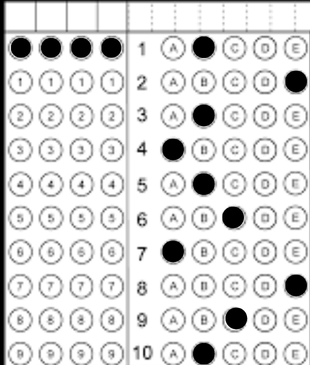
%> input picture cevapanahtari.png, 310 x 365 px
$ octave --eval "result = extract_student_numbers('cevapanahtari.png');"   (GNU Octave 9; MATLAB toolbox functions it lacks are replaced by stand-ins)
%> lines starting %> are read from the running program, lines starting %| are printed output that depends on the picture
function student_number = extract_student_numbers(image_path, show_figure)
%> called with image_path = 'cevapanahtari.png'
    if nargin < 2
        show_figure = false;
    end

    % Resmi oku ve griye çevir
    img = imread(image_path);
%> img is the input picture: size 365x310x3 uint8; min 0, max 255, mean 218.8
    if size(img,3) == 3
        img_gray = rgb2gray(img);
    else
        img_gray = img;
    end

    % Görüntüyü iyileştir
    img_gray = adapthisteq(img_gray);
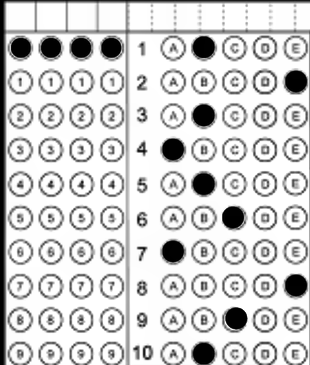
%> img_gray: size 365x310 uint8; min 0, max 255, mean 207
    img_gray = medfilt2(img_gray, [3 3]);
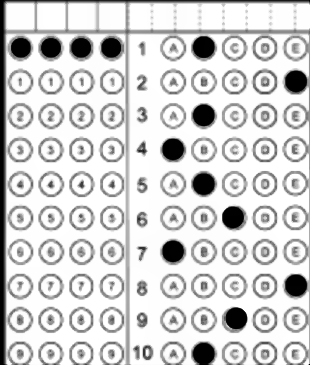
%> img_gray: size 365x310 uint8; min 0, max 255, mean 208.9

    % Daireleri bul
    [centers, radii, metric] = imfindcircles(img_gray, [8 50], ...
        'ObjectPolarity','dark', 'Sensitivity',0.97, 'EdgeThreshold',0.05);
%> centers = 138 rows, first 12: [174 252; 82 48.5; 204.3 184.7; 174 150; 51.5 48.5; 21 48.5; 204.5 48; 204.5 116; 112 48.5; 296.5 286; 296.5 82; 234 218.5]; radii = 138 values, max 49.85 at index 102, min 8.55 at index 115, mean 15.82; metric = 138 values, max 1.37 at index 1, min 0.084 at index 138, mean 0.551

    % Çok yakın daireleri filtrele
    minDist = 15;
    keep = true(size(centers,1),1);
%> keep = 138 logical values, 138 true
    for i = 1:size(centers,1)
        for j = i+1:size(centers,1)
            if keep(j) && norm(centers(i,:) - centers(j,:)) < minDist
                if metric(i) > metric(j)
                    keep(j) = false;
                else
                    keep(i) = false;
                end
            end
        end
    end
%> this loop made 138 passes
%> after the loop, keep = 138 logical values, 133 true
    centers = centers(keep,:);
%> centers = 133 rows, first 12: [174 252; 82 48.5; 204.3 184.7; 174 150; 51.5 48.5; 21 48.5; 204.5 48; 204.5 116; 112 48.5; 296.5 286; 296.5 82; 234 218.5]
    radii = radii(keep);
%> radii = 133 values, max 43.88 at index 127, min 8.55 at index 112, mean 15.44

    % En fazla 90 daireyi al
    maxCount = 90;
    if size(centers,1) > maxCount
        centers = centers(1:maxCount,:);
%> centers = 90 rows, first 12: [174 252; 82 48.5; 204.3 184.7; 174 150; 51.5 48.5; 21 48.5; 204.5 48; 204.5 116; 112 48.5; 296.5 286; 296.5 82; 234 218.5]
        radii = radii(1:maxCount);
%> radii = 90 values, max 13.31 at index 57, min 10.93 at index 2, mean 12.66
    end

    % Sütun sütun, yukarıdan aşağı sıralama
    sorted_centers = sort_circles_by_column(centers);
%> in sort_circles_by_column, `centers = sortrows(centers,1); % x'e göre sırala`: centers = 90 rows, first 12: [20.5 320.5; 20.67 286.7; 21 48.5; 21 354; 21.5 116.5; 21.5 218.5; 21.5 184.5; 21.5 82.5; 21.5 252.5; 21.5 150.5; 51.5 48.5; 51.5 116.5]
%> the loop in sort_circles_by_column, `while ~isempty(centers)` made 9 passes
%> base_x on passes 1 to 8: 20.5, 51.5, 81.67, 112, 173.5, 204.3, 234, 265.3
%> (base_x, col_inds) on pass 9: (295.5, [true; true; true; true; true; true; true; true; true; true])
%> after the loop in sort_circles_by_column, `while ~isempty(centers)`: columns = 9 items
%> in sort_circles_by_column, `sorted_centers = vertcat(columns{:});`: sorted_centers = 90 rows, first 12: [21 48.5; 21.5 82.5; 21.5 116.5; 21.5 150.5; 21.5 184.5; 21.5 218.5; 21.5 252.5; 20.67 286.7; 20.5 320.5; 21 354; 51.5 48.5; 51.5 82.5]

    % Sadece ilk 40 daireyi kullan (4 hane * 10 rakam)
    if size(sorted_centers,1) < 40
        error('Yeterli daire bulunamadı!');
    end
    sorted_centers_40 = sorted_centers(1:40,:);
%> sorted_centers_40 = 40 rows, first 12: [21 48.5; 21.5 82.5; 21.5 116.5; 21.5 150.5; 21.5 184.5; 21.5 218.5; 21.5 252.5; 20.67 286.7; 20.5 320.5; 21 354; 51.5 48.5; 51.5 82.5]
    radii_40 = radii(1:40);
%> radii_40 = 40 values, max 13.23 at index 38, min 10.93 at index 2, mean 12.36

    % 4 grup halinde işle
    student_number_digits = zeros(1,4);
    for hane = 1:4
        idx_start = (hane-1)*10 + 1;
        idx_end = hane*10;
        group_centers = sorted_centers_40(idx_start:idx_end,:);
        group_radii = radii_40(idx_start:idx_end);

        % Her daire için işaret kontrolü (dairenin içindeki piksel ortalaması)
        avg_intensity = zeros(10,1);
        for k = 1:10
            c = group_centers(k,:);
            r = group_radii(k);
            % Dairenin etrafındaki bir kutu çıkar
            x_min = max(round(c(1)-r),1);
            x_max = min(round(c(1)+r), size(img_gray,2));
            y_min = max(round(c(2)-r),1);
            y_max = min(round(c(2)+r), size(img_gray,1));
            circle_region = img_gray(y_min:y_max, x_min:x_max);

            % Dairenin merkezine göre mask oluştur
            [X, Y] = meshgrid(x_min:x_max, y_min:y_max);
            dist_from_center = sqrt((X - c(1)).^2 + (Y - c(2)).^2);
            mask = dist_from_center <= r;

            % Maskeli bölgedeki ortalama gri yoğunluğu
            avg_intensity(k) = mean(double(circle_region(mask)));
        end

        % En koyu daire işaretli
        [~, idx_black] = min(avg_intensity);

        % İşaretli daire 1-10 arası index, rakam olarak 0-9'a dönüştür
        student_number_digits(hane) = idx_black - 1; % 1->0, 2->1, ..., 10->9
    end
%> after the loop, avg_intensity = [59.92; 201.8; 195.3; 198.5; 201.2; 202.6; 195.8; 204.2; 198.2; 197]; student_number_digits = [0 0 0 0]

    % öğrenci numarası
    student_number = sprintf('%04d', str2double(strjoin(string(student_number_digits),'')));
%> student_number = '0000'
    %disp(['Öğrenci Numarası: ', student_number]);

    % Görselleştirme
    if show_figure
        figure;
        imshow(img); hold on;
        viscircles(sorted_centers_40, radii_40, 'EdgeColor', 'r');
        for i=1:40
            text(sorted_centers_40(i,1), sorted_centers_40(i,2), num2str(i), ...
                'Color', 'yellow', 'FontSize', 12, 'FontWeight', 'bold');
        end
        hold off;
    end
end


function sorted_centers = sort_circles_by_column(centers)
    % Burada sütun sütun, yukarıdan aşağı sıralama yapılacak

    tol_x = 15; % Sütun farkı toleransı
    centers = sortrows(centers,1); % x'e göre sırala
    columns = {};
    while ~isempty(centers)
        base_x = centers(1,1);
        col_inds = abs(centers(:,1) - base_x) < tol_x;
        col_group = centers(col_inds,:);
        col_group = sortrows(col_group,2); % y'ye göre sırala
        columns{end+1} = col_group;
        centers(col_inds,:) = [];
    end
    % Sütunları yan yana koy
    sorted_centers = vertcat(columns{:});
end

$ run again, on ogrenci1.png
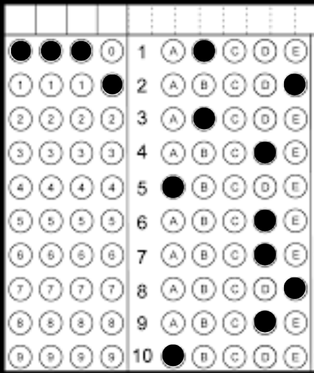
%> input picture ogrenci1.png, 314 x 373 px
%> in extract_student_numbers, img is the input picture: size 373x314x3 uint8; min 0, max 255, mean 215.9
%> in extract_student_numbers, `img_gray = adapthisteq(img_gray);`:
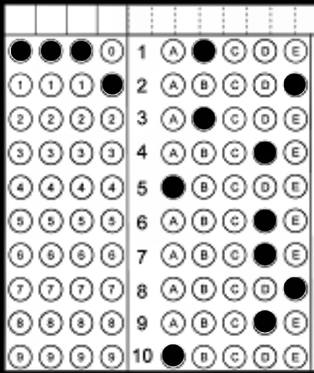
%> img_gray: size 373x314 uint8; min 0, max 255, mean 204.1
%> in extract_student_numbers, `img_gray = medfilt2(img_gray, [3 3]);`:
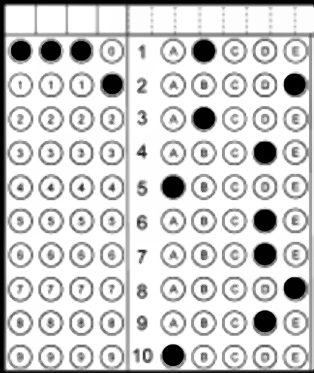
%> img_gray: size 373x314 uint8; min 0, max 255, mean 206.1
%> in extract_student_numbers, `[centers, radii, metric] = imfindcircles(img_gray, [8 50], 'ObjectPola..`: centers = 151 rows, first 12: [174 187.5; 265.5 255; 82 51.5; 51.5 51.5; 204.5 51.5; 265.5 221; 204.5 119; 21 51.5; 113 85; 265.5 153; 265.5 322.5; 295.5 289]; radii = 151 values, max 49.1 at index 137, min 8.05 at index 109, mean 16.7; metric = 151 values, max 1.37 at index 1, min 0.0947 at index 151, mean 0.528
%> in extract_student_numbers, `keep = true(size(centers,1),1);`: keep = 151 logical values, 151 true
%> after the loop in extract_student_numbers, `for i = 1:size(centers,1)`: keep = 151 logical values, 145 true
%> in extract_student_numbers, `centers = centers(keep,:);`: centers = 145 rows, first 12: [174 187.5; 265.5 255; 82 51.5; 51.5 51.5; 204.5 51.5; 265.5 221; 204.5 119; 21 51.5; 113 85; 265.5 153; 265.5 322.5; 295.5 289]
%> in extract_student_numbers, `radii = radii(keep);`: radii = 145 values, max 49.1 at index 131, min 8.4 at index 144, mean 16.29
%> in extract_student_numbers, `centers = centers(1:maxCount,:);`: centers = 90 rows, first 12: [174 187.5; 265.5 255; 82 51.5; 51.5 51.5; 204.5 51.5; 265.5 221; 204.5 119; 21 51.5; 113 85; 265.5 153; 265.5 322.5; 295.5 289]
%> in extract_student_numbers, `radii = radii(1:maxCount);`: radii = 90 values, max 13.45 at index 70, min 10.76 at index 8, mean 12.7
%> in sort_circles_by_column, `centers = sortrows(centers,1); % x'e göre sırala`: centers = 90 rows, first 12: [20.67 289.7; 20.67 323.3; 21 51.5; 21 153.8; 21 357.2; 21.5 221.5; 21.5 187.5; 21.5 119.5; 21.5 255.5; 21.5 85.5; 51.5 51.5; 51.5 289.5]
%> the loop in sort_circles_by_column, `while ~isempty(centers)` made 9 passes
%> base_x on passes 1 to 8: 20.67, 51.5, 82, 112.3, 173.5, 204.5, 234.5, 265.5
%> after the loop in sort_circles_by_column, `while ~isempty(centers)`: columns = 9 items
%> in sort_circles_by_column, `sorted_centers = vertcat(columns{:});`: sorted_centers = 90 rows, first 12: [21 51.5; 21.5 85.5; 21.5 119.5; 21 153.8; 21.5 187.5; 21.5 221.5; 21.5 255.5; 20.67 289.7; 20.67 323.3; 21 357.2; 51.5 51.5; 51.5 85.5]
%> sorted_centers_40 = 40 rows, first 12: [21 51.5; 21.5 85.5; 21.5 119.5; 21 153.8; 21.5 187.5; 21.5 221.5; 21.5 255.5; 20.67 289.7; 20.67 323.3; 21 357.2; 51.5 51.5; 51.5 85.5]
%> radii_40 = 40 values, max 13.31 at index 18, min 10.76 at index 8, mean 12.39
%> the loop in extract_student_numbers, `for hane = 1:4` made 4 passes
%> idx_black on passes 1 to 4: 1, 1, 1, 2
%> after the loop in extract_student_numbers, `for hane = 1:4`: avg_intensity = [200.6; 66; 197.8; 197.3; 196.2; 197.3; 197.8; 200.4; 195.3; 199.3]; student_number_digits = [0 0 0 1]
%> student_number = '0001'

$ run again, on ogrenci10.png
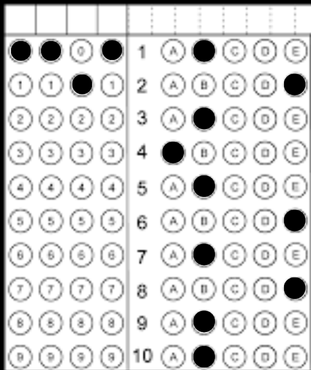
%> input picture ogrenci10.png, 311 x 370 px
%> in extract_student_numbers, img is the input picture: size 370x311x3 uint8; min 0, max 255, mean 216.9
%> in extract_student_numbers, `img_gray = adapthisteq(img_gray);`:
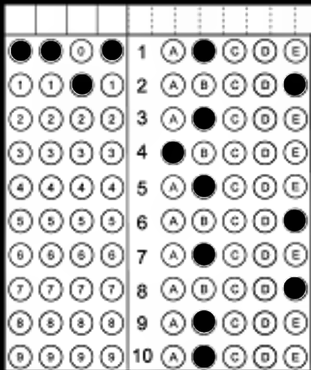
%> img_gray: size 370x311 uint8; min 0, max 255, mean 204.7
%> in extract_student_numbers, `img_gray = medfilt2(img_gray, [3 3]);`:
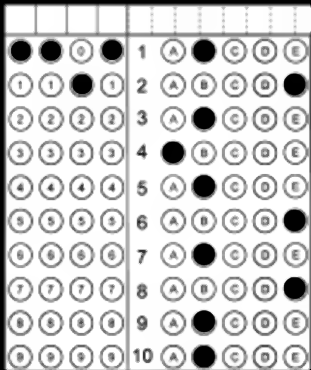
%> img_gray: size 370x311 uint8; min 0, max 255, mean 206.6
%> in extract_student_numbers, `[centers, radii, metric] = imfindcircles(img_gray, [8 50], 'ObjectPola..`: centers = 146 rows, first 12: [51.5 51.5; 204.5 187; 82.5 85; 21 51.5; 204.5 51.5; 174 153; 204.5 119; 204.5 255; 204.5 322.5; 112.5 51; 204.5 357; 295.5 221]; radii = 146 values, max 46.69 at index 134, min 8.16 at index 94, mean 16.11; metric = 146 values, max 1.33 at index 1, min 0.0996 at index 146, mean 0.543
%> in extract_student_numbers, `keep = true(size(centers,1),1);`: keep = 146 logical values, 146 true
%> the loop in extract_student_numbers, `for i = 1:size(centers,1)` made 146 passes
%> after the loop in extract_student_numbers, `for i = 1:size(centers,1)`: keep = 146 logical values, 139 true
%> in extract_student_numbers, `centers = centers(keep,:);`: centers = 139 rows, first 12: [51.5 51.5; 204.5 187; 82.5 85; 21 51.5; 204.5 51.5; 174 153; 204.5 119; 204.5 255; 204.5 322.5; 112.5 51; 204.5 357; 295.5 221]
%> in extract_student_numbers, `radii = radii(keep);`: radii = 139 values, max 46.69 at index 129, min 8.16 at index 94, mean 15.84
%> in extract_student_numbers, `centers = centers(1:maxCount,:);`: centers = 90 rows, first 12: [51.5 51.5; 204.5 187; 82.5 85; 21 51.5; 204.5 51.5; 174 153; 204.5 119; 204.5 255; 204.5 322.5; 112.5 51; 204.5 357; 295.5 221]
%> in extract_student_numbers, `radii = radii(1:maxCount);`: radii = 90 values, max 13.39 at index 51, min 10.39 at index 10, mean 12.7
%> in sort_circles_by_column, `centers = sortrows(centers,1); % x'e göre sırala`: centers = 90 rows, first 12: [20.5 323.5; 20.75 290; 21 51.5; 21 357.2; 21.33 153.7; 21.5 221.5; 21.5 187.5; 21.5 119.5; 21.5 255.5; 21.5 85.5; 51.5 51.5; 51.5 289.5]
%> the loop in sort_circles_by_column, `while ~isempty(centers)` made 9 passes
%> base_x on passes 1 to 8: 20.5, 51.5, 81.67, 112.5, 173.5, 204.5, 234.5, 265.3
%> after the loop in sort_circles_by_column, `while ~isempty(centers)`: columns = 9 items
%> in sort_circles_by_column, `sorted_centers = vertcat(columns{:});`: sorted_centers = 90 rows, first 12: [21 51.5; 21.5 85.5; 21.5 119.5; 21.33 153.7; 21.5 187.5; 21.5 221.5; 21.5 255.5; 20.75 290; 20.5 323.5; 21 357.2; 51.5 51.5; 51.5 85.5]
%> sorted_centers_40 = 40 rows, first 12: [21 51.5; 21.5 85.5; 21.5 119.5; 21.33 153.7; 21.5 187.5; 21.5 221.5; 21.5 255.5; 20.75 290; 20.5 323.5; 21 357.2; 51.5 51.5; 51.5 85.5]
%> radii_40 = 40 values, max 13.3 at index 18, min 10.39 at index 10, mean 12.36
%> the loop in extract_student_numbers, `for hane = 1:4` made 4 passes
%> idx_black on passes 1 to 4: 1, 1, 2, 1
%> after the loop in extract_student_numbers, `for hane = 1:4`: avg_intensity = [67.51; 201; 194.2; 198.2; 198.4; 200.5; 196.2; 201.4; 195.7; 197.8]; student_number_digits = [0 0 1 0]
%> student_number = '0010'

$ run again, on ogrenci11.png
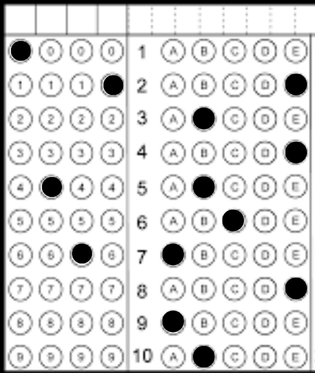
%> input picture ogrenci11.png, 315 x 373 px
%> in extract_student_numbers, img is the input picture: size 373x315x3 uint8; min 0, max 255, mean 216.6
%> in extract_student_numbers, `img_gray = adapthisteq(img_gray);`:
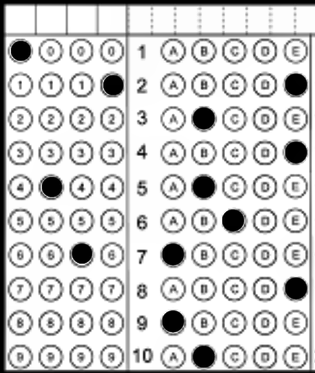
%> img_gray: size 373x315 uint8; min 0, max 255, mean 204.8
%> in extract_student_numbers, `img_gray = medfilt2(img_gray, [3 3]);`:
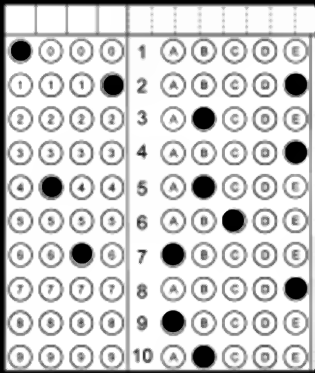
%> img_gray: size 373x315 uint8; min 0, max 255, mean 206.7
%> in extract_student_numbers, `[centers, radii, metric] = imfindcircles(img_gray, [8 50], 'ObjectPola..`: centers = 149 rows, first 12: [174 255; 52 187.5; 204.3 187.7; 21.33 51.33; 296 153; 82.5 254.5; 113.5 86; 174 323; 204.5 119; 296.5 289; 204.5 357; 296.3 85.33]; radii = 149 values, max 46.51 at index 145, min 8.05 at index 108, mean 16.16; metric = 149 values, max 1.37 at index 1, min 0.0973 at index 149, mean 0.529
%> in extract_student_numbers, `keep = true(size(centers,1),1);`: keep = 149 logical values, 149 true
%> the loop in extract_student_numbers, `for i = 1:size(centers,1)` made 149 passes
%> after the loop in extract_student_numbers, `for i = 1:size(centers,1)`: keep = 149 logical values, 146 true
%> in extract_student_numbers, `centers = centers(keep,:);`: centers = 146 rows, first 12: [174 255; 52 187.5; 204.3 187.7; 21.33 51.33; 296 153; 82.5 254.5; 113.5 86; 174 323; 204.5 119; 296.5 289; 204.5 357; 296.3 85.33]
%> in extract_student_numbers, `radii = radii(keep);`: radii = 146 values, max 46.51 at index 142, min 8.05 at index 107, mean 16.28
%> in extract_student_numbers, `centers = centers(1:maxCount,:);`: centers = 90 rows, first 12: [174 255; 52 187.5; 204.3 187.7; 21.33 51.33; 296 153; 82.5 254.5; 113.5 86; 174 323; 204.5 119; 296.5 289; 204.5 357; 296.3 85.33]
%> in extract_student_numbers, `radii = radii(1:maxCount);`: radii = 90 values, max 13.55 at index 46, min 10.55 at index 7, mean 12.73
%> in sort_circles_by_column, `centers = sortrows(centers,1); % x'e göre sırala`: centers = 90 rows, first 12: [20.67 289.7; 20.67 323.3; 21 357.2; 21.33 51.33; 21.33 187.7; 21.33 153.7; 21.5 221.5; 21.5 119.5; 21.5 255.5; 21.5 85.5; 51.5 289.5; 51.5 255.5]
%> the loop in sort_circles_by_column, `while ~isempty(centers)` made 9 passes
%> base_x on passes 1 to 8: 20.67, 51.5, 82, 112.3, 173.5, 204.3, 234, 265.3
%> after the loop in sort_circles_by_column, `while ~isempty(centers)`: columns = 9 items
%> in sort_circles_by_column, `sorted_centers = vertcat(columns{:});`: sorted_centers = 90 rows, first 12: [21.33 51.33; 21.5 85.5; 21.5 119.5; 21.33 153.7; 21.33 187.7; 21.5 221.5; 21.5 255.5; 20.67 289.7; 20.67 323.3; 21 357.2; 51.5 51.5; 51.5 85.5]
%> sorted_centers_40 = 40 rows, first 12: [21.33 51.33; 21.5 85.5; 21.5 119.5; 21.33 153.7; 21.33 187.7; 21.5 221.5; 21.5 255.5; 20.67 289.7; 20.67 323.3; 21 357.2; 51.5 51.5; 51.5 85.5]
%> radii_40 = 40 values, max 13.35 at index 39, min 10.55 at index 7, mean 12.41
%> the loop in extract_student_numbers, `for hane = 1:4` made 4 passes
%> idx_black on passes 1 to 4: 1, 5, 7, 2
%> after the loop in extract_student_numbers, `for hane = 1:4`: avg_intensity = [199; 67.9; 197.7; 197.2; 195.3; 197.7; 200.7; 201.9; 196.3; 198.6]; student_number_digits = [0 4 6 1]
%> student_number = '0461'
